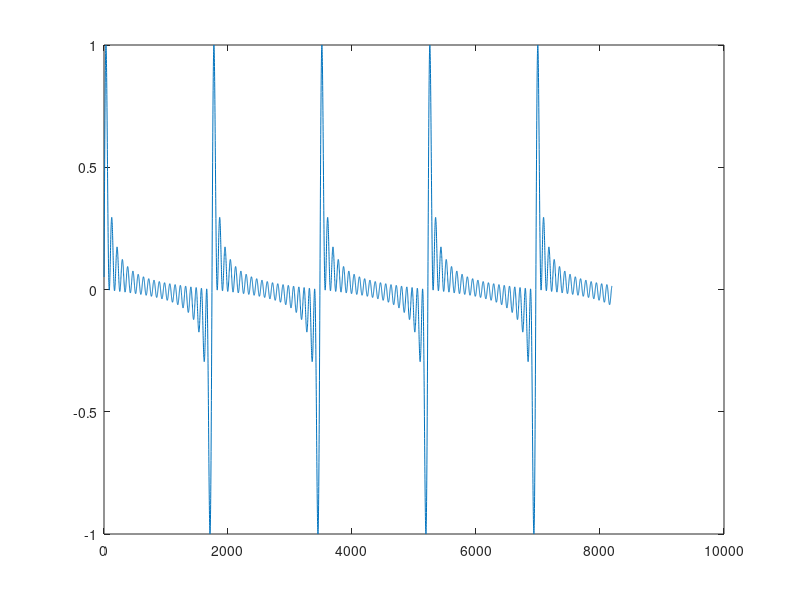

The MATLAB script that drew this image: (Note: this script raises an error after producing the figure.)
% test chirp A_Z
%clear all; close all; clc;

time_total = 2^13;
chirp_signal(1:time_total) = 0;
amplitude = 1;
cs = 1/sqrt(3);
a = 20;
frequencies = linspace(0, 1, time_total);
ka = (2*pi*frequencies*a)/cs;
%n_sin = 1;
ka_max = 2.5;
total_n = 20;
for time = 1:time_total
	for n_sin = 1:total_n
		chirp_signal(time) = chirp_signal(time) + amplitude*sin((n_sin*(ka_max/total_n)*cs*time)/(a));
	end
end
chirp_signal = chirp_signal/max(abs(chirp_signal));

figure(1);
plot(chirp_signal);
hold on;
plot(signal_in - mean(signal_in), 'r'); hold off;

figure(2);
plot(ka, abs(fft(chirp_signal)));
hold on;
fft_signal_in = fft(signal_in - mean(signal_in));
fft_signal_in(1:2) = 0;
plot(ka, abs(fft_signal_in), 'r');
xlim([0 2.6]);


% total_time = time_total;
% times = 0 : total_time - 1;
% initial_frequency = 0*cs/(2*pi*a);
% frequency_max_lattice = ka_max*cs/(2*pi*a);
% source_chirp = chirp(times, ... 
% initial_frequency, times(end), frequency_max_lattice);

% figure(3);
% plot(source_chirp);

% figure(4);
% plot(ka, abs(fft(source_chirp)));
% xlim([0 1.9]);